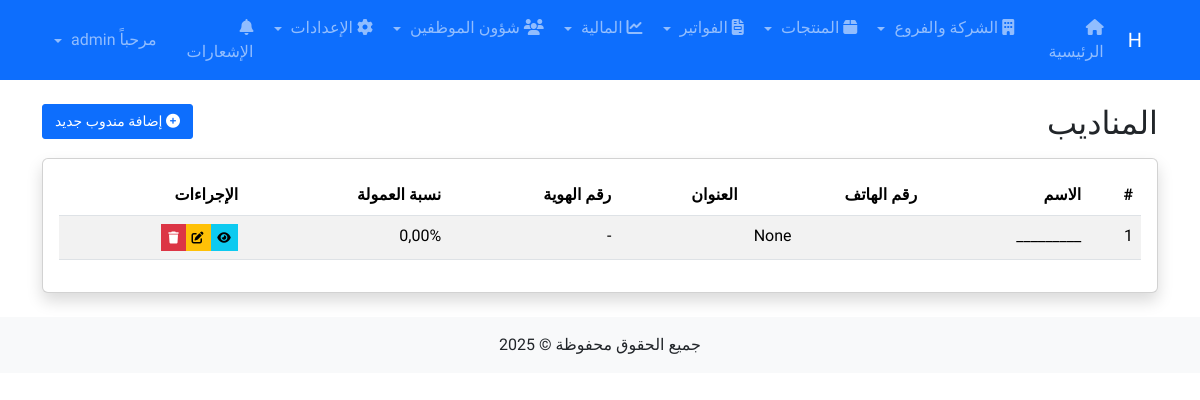
/representatives/ (signed in), run on the app's committed database.
### core/models.py (models this page shows, shortened)
class Representative(models.Model):
    name = models.CharField(_("الاسم"), max_length=255)
    phone = models.CharField(_("رقم الهاتف"), max_length=20, blank=True, null=True)
    address = models.TextField(_("العنوان"), blank=True, null=True)
    id_number = models.CharField(_("رقم الهوية"), max_length=20, blank=True, null=True)
    commission_percentage = models.DecimalField(_("نسبة العمولة"), max_digits=5, decimal_places=2, default=0)
    notes = models.TextField(_("ملاحظات"), blank=True, null=True)
    class Meta:
        verbose_name = _("مندوب")
        verbose_name_plural = _("المناديب")

### core/views.py (the view)
# urls.py: path('representatives/', views.representative_list, name='representative_list'),
@login_required
def representative_list(request):
    representatives = Representative.objects.all()
    return render(request, 'core/representative/list.html', {'representatives': representatives})

### users/context_processors.py (called while the page is built)
def notifications(request):
    context_data = {
        'unread_notifications_count': 0
    }
    if request.user.is_authenticated:
        context_data['unread_notifications_count'] = get_unread_notifications_count(request.user)
    return context_data

### users/utils.py (called while the page is built)
def get_unread_notifications_count(user):
    return UserNotification.objects.filter(recipient=user, is_read=False).count()

### templates/core/representative/list.html (shortened to what this page needs)
{% extends 'base.html' %}
{% block content %}
<div class="row mb-3">
    <div class="col-md-8">
        <h2 class="mb-0">المناديب</h2>
    </div>
    <div class="col-md-4 text-end">
        <a href="{% url 'representative_add' %}" class="btn btn-primary">
            <i class="fas fa-plus-circle"></i> إضافة مندوب جديد
        </a>
    </div>
</div>
<div class="card shadow">
    <div class="card-body">
        {% if representatives %}
            <div class="table-responsive">
                <table class="table table-striped table-hover">
                    <thead>
                        <tr>
                            <th>#</th>
                            <th>الاسم</th>
                            <th>رقم الهاتف</th>
                            <th>العنوان</th>
                            <th>رقم الهوية</th>
                            <th>نسبة العمولة</th>
                            <th>الإجراءات</th>
                        </tr>
                    </thead>
                    <tbody>
                        {% for representative in representatives %}
                            <tr>
                                <td>{{ forloop.counter }}</td>
                                <td>{{ representative.name }}</td>
                                <td dir="ltr">{{ representative.phone }}</td>
                                <td>{{ representative.address|truncatechars:30 }}</td>
                                <td>{{ representative.id_number|default:"-" }}</td>
                                <td>{{ representative.commission_percentage }}%</td>
                                <td>
                                    <div class="btn-group">
                                        <a href="{% url 'representative_detail' representative.pk %}" class="btn btn-sm btn-info">
                                            <i class="fas fa-eye"></i>
                                        </a>
                                        <a href="{% url 'representative_edit' representative.pk %}" class="btn btn-sm btn-warning">
                                            <i class="fas fa-edit"></i>
                                        </a>
                                        <a href="{% url 'representative_delete' representative.pk %}" class="btn btn-sm btn-danger">
                                            <i class="fas fa-trash"></i>
                                        </a>
                                    </div>
                                </td>
                            </tr>
                        {% endfor %}
                    </tbody>
                </table>
            </div>
        {% else %}
            <div class="alert alert-info">
                لا يوجد مناديب مسجلين حتى الآن. <a href="{% url 'representative_add' %}">أضف مندوب جديد</a>
            </div>
        {% endif %}
    </div>
</div>
{% endblock %}

### templates/base.html (style rules this page uses)
body { font-family: 'Tajawal', sans-serif; }
.card { transition: transform 0.3s; }
.btn { padding: 0.375rem 0.75rem; font-size: 0.875rem; border-radius: 3px; box-shadow: none; transition: all 0.2s; }
.btn-sm { padding: 0.25rem 0.5rem; font-size: 0.75rem; }
.table .btn { padding: 0.2rem 0.4rem; font-size: 0.75rem; }

### data on the page
Representative: name "_________", phone "None", id_number "-", commission_percentage "0,00"
